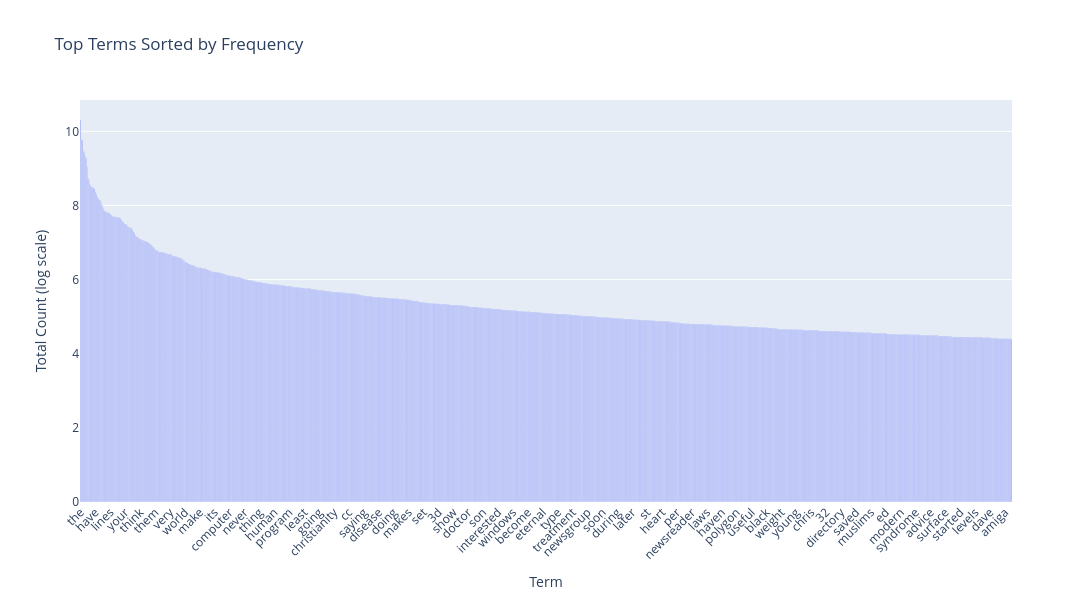

Here is the notebook cell this chart was saved with:
### Markdown cell above
### >>> **Exercise 15 (take home):** 
You can copy the code from the previous exercise and change the 'term_frequencies' variable for the 'term_frequencies_log', comment about the differences that you observe and talk about other possible insights that we can get from a log distribution.

### Code cell
# Answer here

#The frequency is compressed and the visibility of is better. The less frequent terms are more comparible and have a better visibility.

terms = count_vect.get_feature_names_out()

# Build DataFrame
df = pd.DataFrame({"Term": terms, "Frequency": term_frequencies_log})

# Sort by frequency (descending)
df_sorted = df.sort_values(by="Frequency", ascending=False)

# Pick top 300
df_top = df_sorted.head(1000)

# Plot
fig = px.bar(df_top, x="Term", y="Frequency", 
             title="Top Terms Sorted by Frequency",
             labels={"Frequency": "Total Count (log scale)"})
fig.update_layout(xaxis_tickangle=-45, height=600, width=1200)
fig.show()

### Figure 1 — Plotly figure (JSON) as saved in the notebook; plotly's stock layout.template omitted (floating-point values rounded to 4 significant figures; data arrays with more than 128 entries replaced by an {"elided": "..."} marker saying what was removed)
{"data": [{"hovertemplate": "Term=%{x}<br>Total Count (log scale)=%{y}<extra></extra>", "legendgroup": "", "marker": {"color": "#636efa", "pattern": {"shape": ""}}, "name": "", "orientation": "v", "showlegend": false, "textposition": "auto", "type": "bar", "x": {"elided": "1000 str values"}, "xaxis": "x", "y": {"elided": "1000 float values"}, "yaxis": "y"}], "layout": {"barmode": "relative", "height": 600, "legend": {"tracegroupgap": 0}, "title": {"text": "Top Terms Sorted by Frequency"}, "width": 1200, "xaxis": {"anchor": "y", "domain": [0, 1], "tickangle": -45, "title": {"text": "Term"}}, "yaxis": {"anchor": "x", "domain": [0, 1], "title": {"text": "Total Count (log scale)"}}}}
